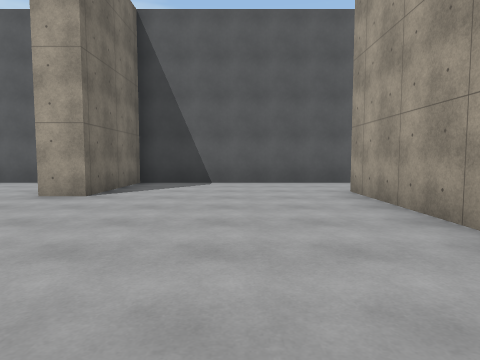
view 1 (above)

24 first-person views from a walk through a 3-D level made in the Unity game engine. The camera is 1.3 m above the floor, tilts 4° down and sees 75° across. The floor is counted in squares, 2 m on a side. Each view is taken from the middle of a square. On the plan, view 1 faces up. The plan holds only what a view shows up to about 10 squares ahead; the rest is blank. The place goes on beyond the plan. The player character is not drawn. Surface patterns are stand-ins for the level's own textures.

view 2
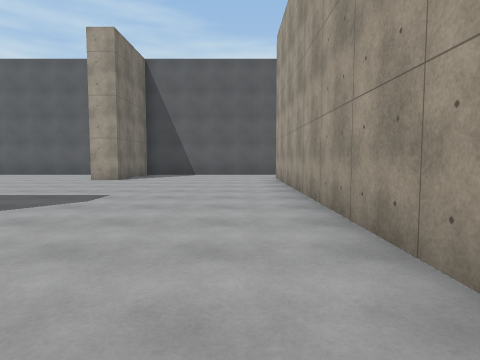

view 3
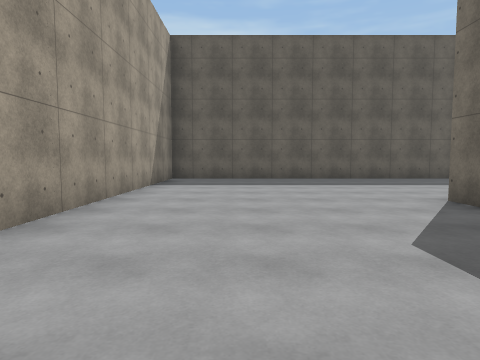

view 4
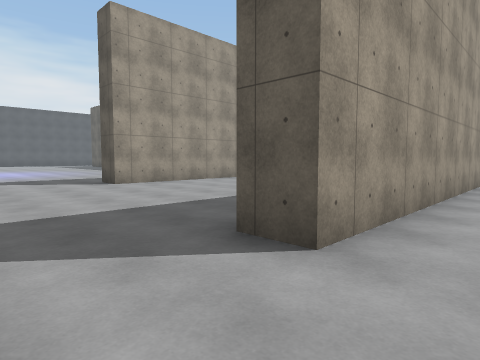

view 5
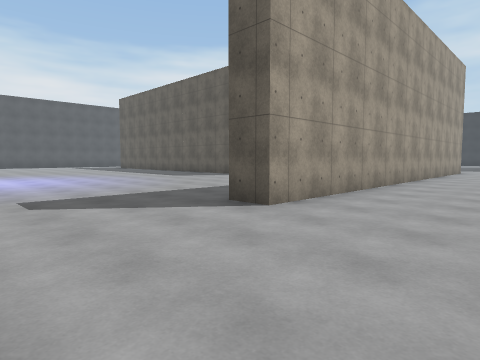

view 6
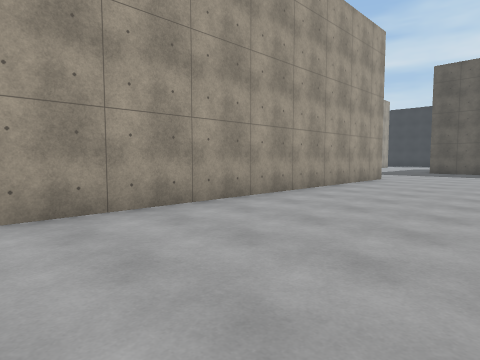

view 7
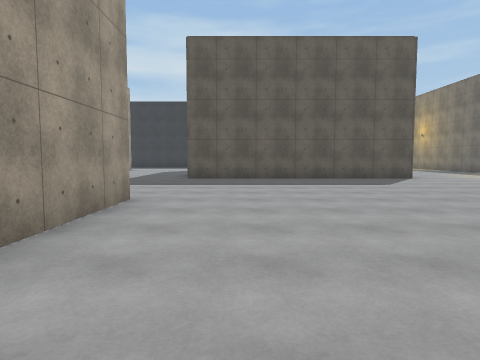

view 8
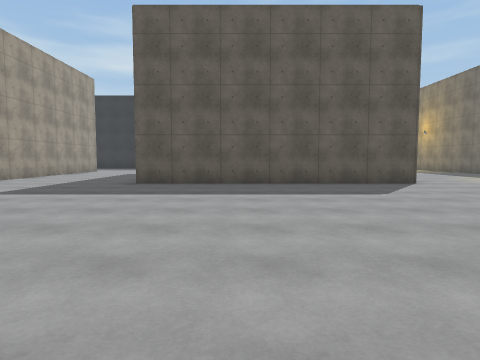

view 9
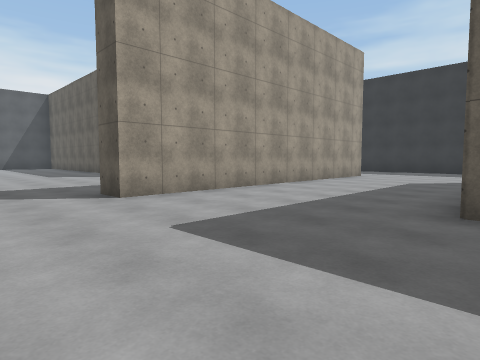

view 10
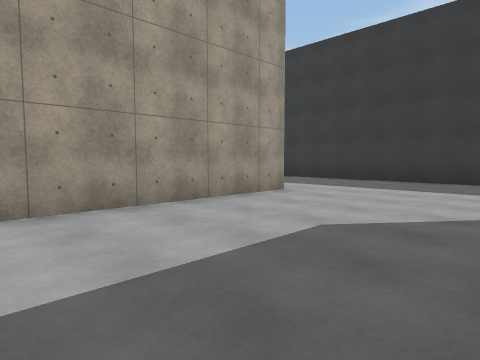

view 11
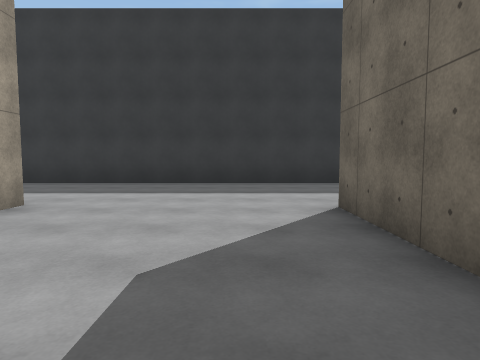

view 12
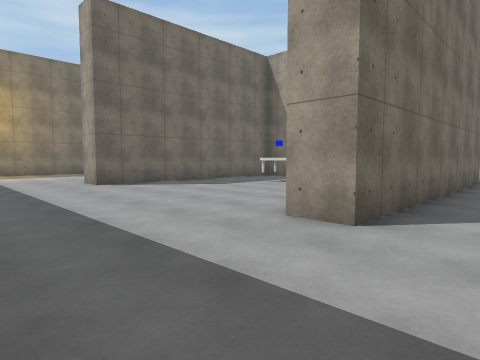

view 13
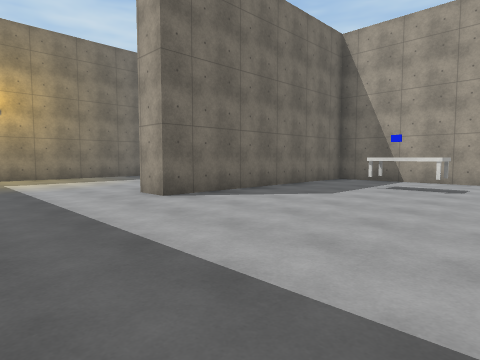

view 14
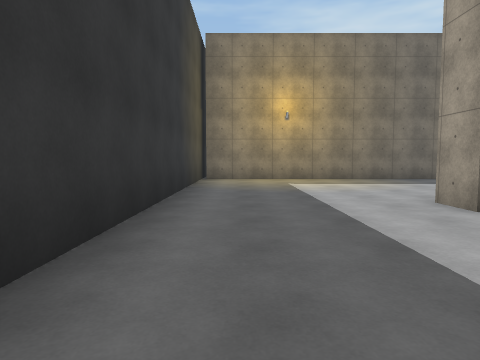

view 15
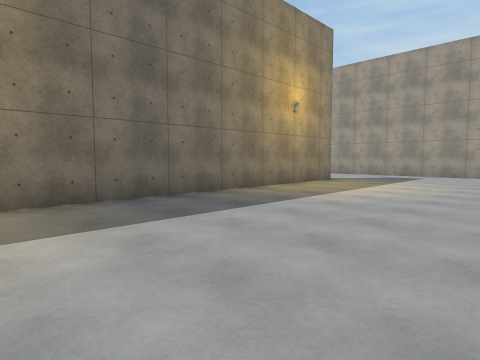

view 16
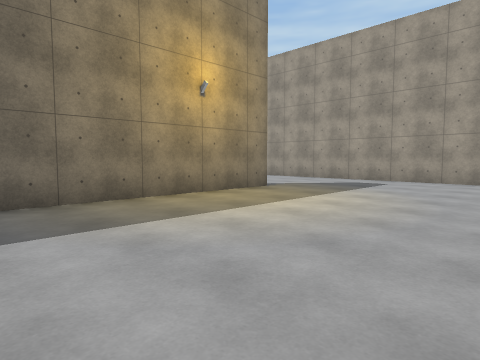

view 17
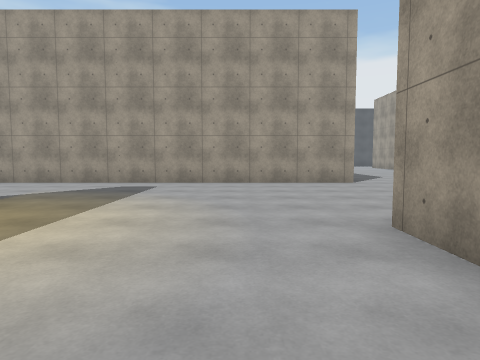

view 18
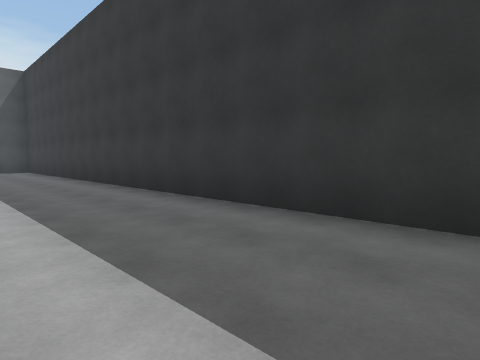

view 19
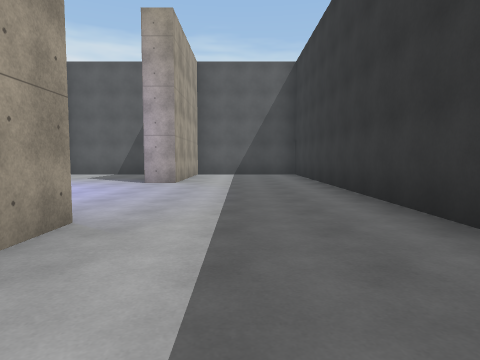

view 20
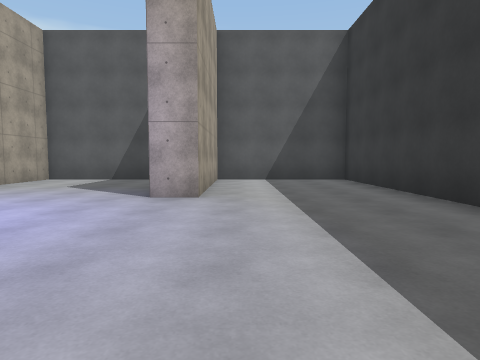

view 21
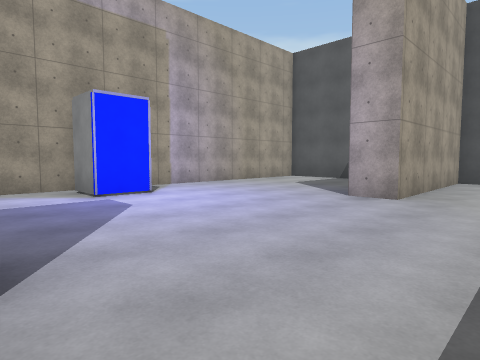

view 22
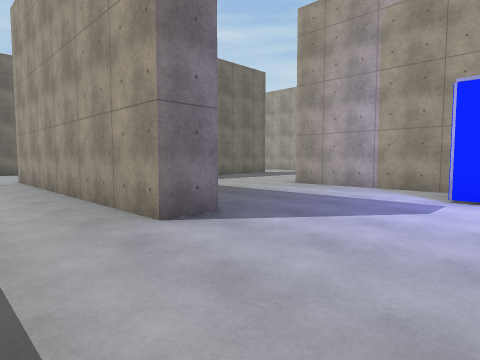

view 23
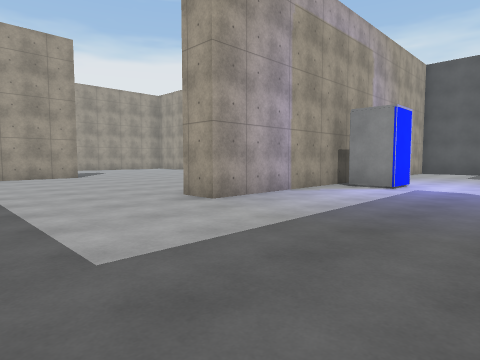

view 24
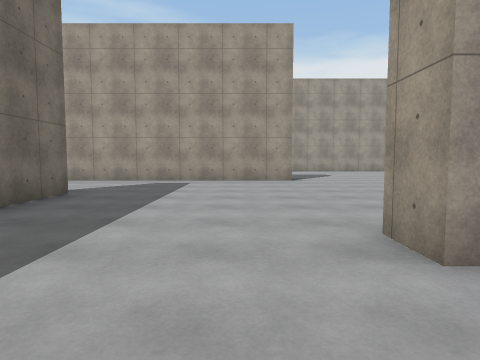

### Floor plan
Points are (right, up) in squares from view 1. A wall is a line through its corners. A room is listed if a view was taken in it or the views show most of it. See-through windows are left out.
Room 1 (views 1, 2, 3, 4)
walls: (-3.2, -1.1) (-3.2, -1.8); (3, 8.2) (-2.6, 8.2) (-2.6, 5.3) (-3.5, 5.3); (-4.5, -6.9) (2.2, -6.9) (2.2, 6.1)
ways out: opening at (3, 7.5) to room 2
Room 2 (views 5, 6, 7, 8, 9, 10, 11, 12, 13, 14, 15, 16, 17, 18, 19, 20, 21, 22, 23, 24)
walls: (18.5, -7.9) (12, -7.9); (8.7, -8) (8.7, 4.7) (9.6, 4.7); (5.9, -13.8) (2.3, -13.8) (2.3, -20.1) (1.4, -20.1); (3.1, -7.7) (-4.5, -7.7); (20.1, -19.5) (20.1, -20.3) (13, -20.3) (13, -11.2) (13.8, -11.2) (13.8, -12.9); (1.4, -14.2) (1.4, -13) (8.7, -13) (8.7, -20.1) (7.9, -20.1); (7.4, -24.2) (29.6, -24.2) (29.6, -20.3) (25.2, -20.3) (25.2, -19.5); (-3.8, -11.2) (-3.8, -24.2) (4.5, -24.2); (29.6, -18.2) (29.6, -15.2) (18.2, -15.2) (18.2, -14.2); (2.2, 6.1) (3, 6.1)
ways out: opening at (3, 7.5) to room 1
objects: table (5, -16); other object (22, -16) to (23, -16)

Where each view was taken, in squares from view 1:
view 1: 0 up, 0 right, facing up
view 2: 4 down, 1 right, facing up
view 3: 3 up, 0 right, facing down
view 4: 8 up, 1 right, facing down-right
view 5: 8 up, 6 right, facing down-right
view 6: 2 up, 5 right, facing down-right
view 7: 3 down, 7 right, facing down
view 8: 5 down, 6 right, facing down
view 9: 9 down, 8 right, facing down-right
view 10: 15 down, 9 right, facing down-right
view 11: 16 down, 10 right, facing down
view 12: 23 down, 10 right, facing up-left
view 13: 23 down, 7 right, facing up-left
view 14: 23 down, 6 right, facing left
view 15: 20 down, 1 right, facing up-left
view 16: 17 down, 1 right, facing up-left
view 17: 16 down, 0 right, facing up
view 18: 21 down, 13 right, facing down-right
view 19: 22 down, 17 right, facing right
view 20: 21 down, 20 right, facing right
view 21: 22 down, 20 right, facing up-right
view 22: 22 down, 23 right, facing up-left
view 23: 19 down, 15 right, facing up-right
view 24: 17 down, 17 right, facing up
